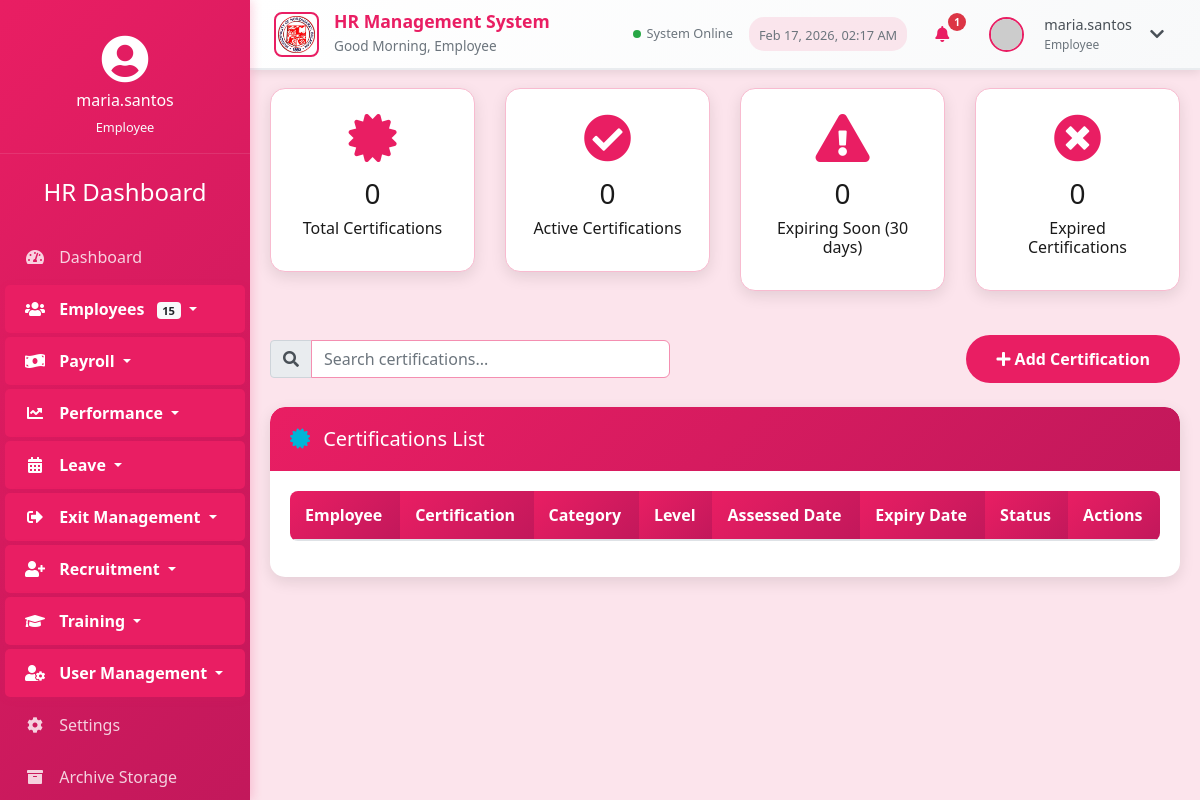
The page /certifications.php (signed in) on the database as committed earlier.
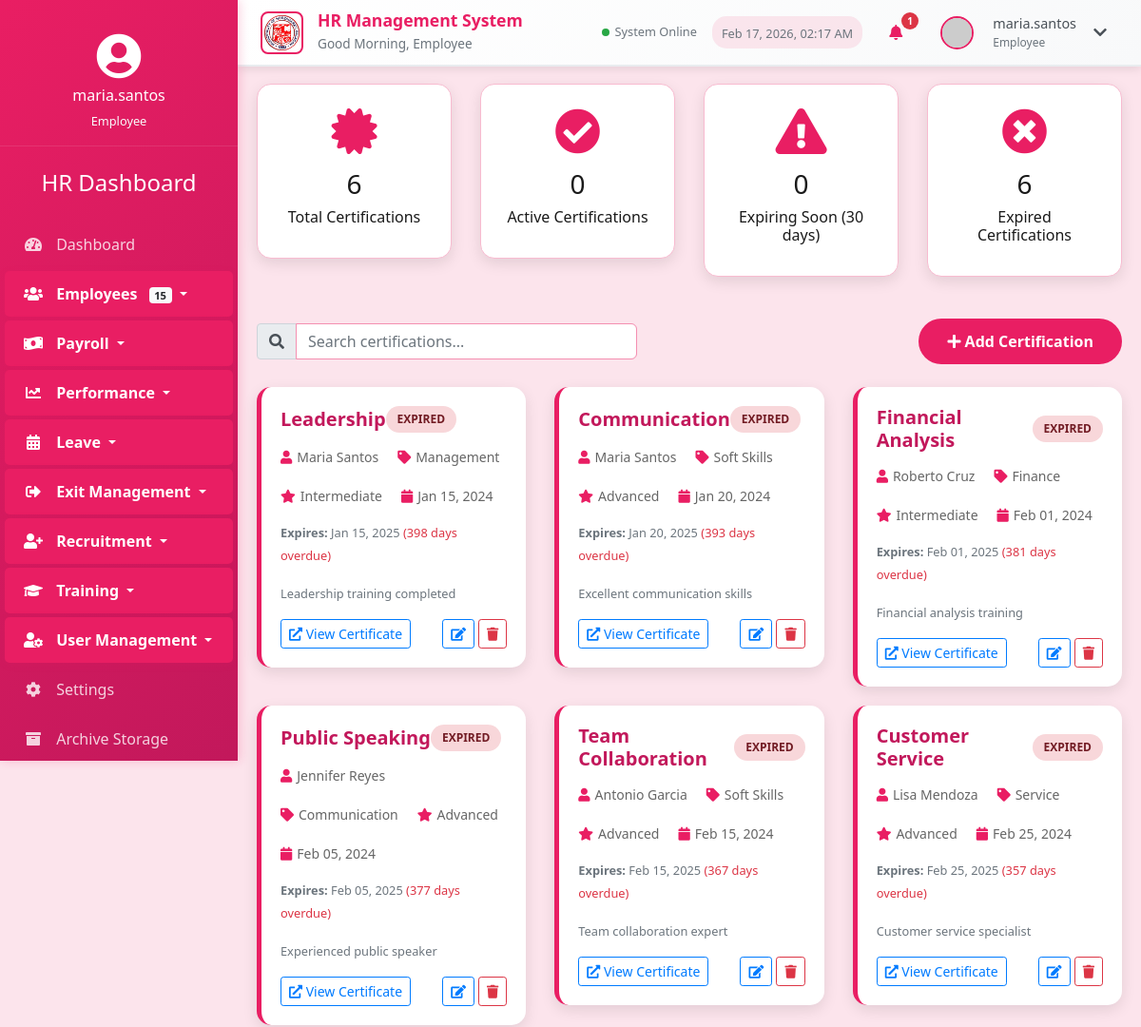
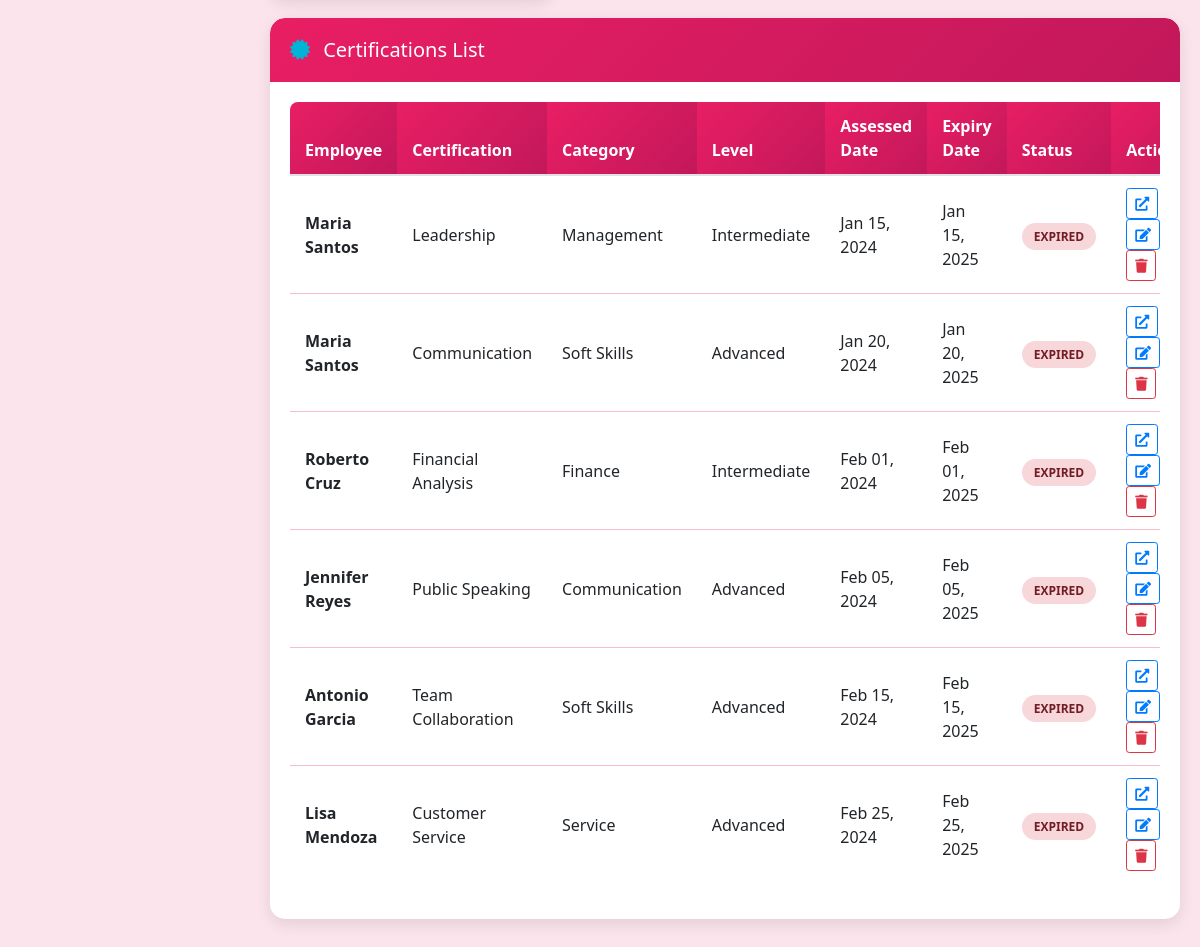
The same page on the database as committed later (2 pictures, top to bottom).
### tables this page shows
CREATE TABLE employee_skills (
    employee_skill_id INT AUTO_INCREMENT PRIMARY KEY,
    employee_id INT NOT NULL,
    skill_id INT NOT NULL,
    proficiency_level ENUM('Beginner', 'Intermediate', 'Advanced', 'Expert') NOT NULL,
    assessed_date DATE NOT NULL,
    certification_url VARCHAR(255),
    expiry_date DATE,
    notes TEXT,
    created_at TIMESTAMP DEFAULT CURRENT_TIMESTAMP,
    updated_at TIMESTAMP DEFAULT CURRENT_TIMESTAMP ON UPDATE CURRENT_TIMESTAMP,
    FOREIGN KEY (employee_id) REFERENCES employee_profiles(employee_id) ON DELETE CASCADE,
    FOREIGN KEY (skill_id) REFERENCES skill_matrix(skill_id) ON DELETE CASCADE
);

CREATE TABLE skill_matrix (
    skill_id INT AUTO_INCREMENT PRIMARY KEY,
    skill_name VARCHAR(100) NOT NULL,
    description TEXT,
    category VARCHAR(50),
    created_at TIMESTAMP DEFAULT CURRENT_TIMESTAMP,
    updated_at TIMESTAMP DEFAULT CURRENT_TIMESTAMP ON UPDATE CURRENT_TIMESTAMP
);

CREATE TABLE personal_information (
    personal_info_id INT AUTO_INCREMENT PRIMARY KEY,
    first_name VARCHAR(50) NOT NULL,
    last_name VARCHAR(50) NOT NULL,
    date_of_birth DATE NOT NULL,
    gender ENUM('Male', 'Female', 'Non-binary', 'Prefer not to say') NOT NULL,
    marital_status ENUM('Single', 'Married', 'Divorced', 'Widowed') NOT NULL,
    nationality VARCHAR(50) NOT NULL,
    tax_id VARCHAR(20),
    social_security_number VARCHAR(20),
    phone_number VARCHAR(20) NOT NULL,
    emergency_contact_name VARCHAR(100),
    emergency_contact_relationship VARCHAR(50),
    emergency_contact_phone VARCHAR(20),
    created_at TIMESTAMP DEFAULT CURRENT_TIMESTAMP,
    updated_at TIMESTAMP DEFAULT CURRENT_TIMESTAMP ON UPDATE CURRENT_TIMESTAMP
);

### certifications.php (the view, shortened to what the changed rows need)
<?php
require_once 'config.php';
$pdo = $conn;
try {
    $stmt = $pdo->query("
        SELECT es.*, e.first_name, e.last_name, s.skill_name, s.category
        FROM employee_skills es
        JOIN employee_profiles ep ON es.employee_id = ep.employee_id
        JOIN personal_information e ON ep.personal_info_id = e.personal_info_id
        JOIN skill_matrix s ON es.skill_id = s.skill_id
        WHERE es.certification_url IS NOT NULL AND es.certification_url != ''
        ORDER BY es.expiry_date ASC
    ");
    $certifications = $stmt->fetchAll(PDO::FETCH_ASSOC);
} catch (PDOException $e) {
    $certifications = [];
    $message = "Error fetching certifications: " . $e->getMessage();
    $messageType = "error";
}
try {
    $stmt = $pdo->query("SELECT COUNT(*) as total FROM employee_skills WHERE certification_url IS NOT NULL AND certification_url != ''");
    $totalCertifications = $stmt->fetch(PDO::FETCH_ASSOC)['total'];
    $stmt = $pdo->query("SELECT COUNT(*) as total FROM employee_skills WHERE certification_url IS NOT NULL AND certification_url != '' AND expiry_date < CURDATE()");
    $expiredCertifications = $stmt->fetch(PDO::FETCH_ASSOC)['total'];
} catch (PDOException $e) {
    $totalCertifications = 0;
    $activeCertifications = 0;
    $expiredCertifications = 0;
    $expiringSoon = 0;
}
function getStatusBadgeClass($expiryDate) {
    $expiry = new DateTime($expiryDate);
    $today = new DateTime();
    $diff = $today->diff($expiry);
    if ($expiry < $today) {
        return 'status-expired';
    } elseif ($diff->days <= 30) {
        return 'status-expiring';
    } else {
        return 'status-active';
    }
}
?>
<!DOCTYPE html>
<html lang="en">
<head>
    <link rel="stylesheet" href="https://stackpath.bootstrapcdn.com/bootstrap/4.5.2/css/bootstrap.min.css">
    <link rel="stylesheet" href="https://cdnjs.cloudflare.com/ajax/libs/font-awesome/5.15.1/css/all.min.css">
    <link rel="stylesheet" href="styles.css?v=rose">
</head>
<body>
    <div class="container-fluid">
        <div class="row">
            <div class="main-content">
                <h2 class="section-title">Certifications Management</h2>
                <div class="row mb-4">
                    <div class="col-md-3">
                        <div class="stats-card">
                            <i class="fas fa-certificate"></i>
                            <h3><?php echo $totalCertifications; ?></h3>
                            <h6>Total Certifications</h6>
                        </div>
                    </div>
                    <div class="col-md-3">
                        <div class="stats-card">
                            <i class="fas fa-times-circle"></i>
                            <h3><?php echo $expiredCertifications; ?></h3>
                            <h6>Expired Certifications</h6>
                        </div>
                    </div>
                </div>
                <div class="row" id="certificationsGrid">
                    <?php foreach ($certifications as $cert): ?>
                    <div class="col-md-6 col-lg-4 certification-item">
                        <div class="certification-card">
                            <div class="certification-header">
                                <h5 class="certification-title"><?php echo htmlspecialchars($cert['skill_name']); ?></h5>
                                <span class="status-badge <?php echo getStatusBadgeClass($cert['expiry_date']); ?>">
                                    <?php
                                    if (!$cert['expiry_date']) {
                                        echo 'No Expiry';
                                    } elseif (new DateTime($cert['expiry_date']) < new DateTime()) {
                                        echo 'Expired';
                                    } elseif ((new DateTime($cert['expiry_date']))->diff(new DateTime())->days <= 30) {
                                        echo 'Expiring Soon';
                                    } else {
                                        echo 'Active';
                                    }
                                    ?>
                                </span>
                            </div>
                            <div class="certification-meta">
                                <div class="meta-item">
                                    <i class="fas fa-user"></i>
                                    <span><?php echo htmlspecialchars($cert['first_name'] . ' ' . $cert['last_name']); ?></span>
                                </div>
                                <div class="meta-item">
                                    <i class="fas fa-tag"></i>
                                    <span><?php echo htmlspecialchars($cert['category']); ?></span>
                                </div>
                                <div class="meta-item">
                                    <i class="fas fa-star"></i>
                                    <span><?php echo htmlspecialchars($cert['proficiency_level']); ?></span>
                                </div>
                                <div class="meta-item">
                                    <i class="fas fa-calendar"></i>
                                    <span><?php echo date('M d, Y', strtotime($cert['assessed_date'])); ?></span>
                                </div>
                            </div>
                            <?php if ($cert['expiry_date']): ?>
                            <div class="mb-3">
                                <small class="text-muted">
                                    <strong>Expires:</strong> <?php echo date('M d, Y', strtotime($cert['expiry_date'])); ?>
                                    <?php
                                    $expiry = new DateTime($cert['expiry_date']);
                                    $today = new DateTime();
                                    if ($expiry < $today) {
                                        echo ' <span class="text-danger">(' . $today->diff($expiry)->days . ' days overdue)</span>';
                                    } elseif ($expiry->diff($today)->days <= 30) {
                                        echo ' <span class="text-warning">(' . $expiry->diff($today)->days . ' days remaining)</span>';
                                    }
                                    ?>
                                </small>
                            </div>
                            <?php endif; ?>
                            <?php if ($cert['notes']): ?>
                            <div class="mb-3">
                                <small class="text-muted"><?php echo htmlspecialchars($cert['notes']); ?></small>
                            </div>
                            <?php endif; ?>
                            <div class="d-flex justify-content-between align-items-center">
                                <div>
                                    <?php if ($cert['certification_url']): ?>
                                    <a href="<?php echo htmlspecialchars($cert['certification_url']); ?>" target="_blank" class="btn btn-sm btn-outline-primary">
                                        <i class="fas fa-external-link-alt"></i> View Certificate
                                    </a>
                                    <?php endif; ?>
                                </div>
                                <div>
                                    <button class="btn btn-sm btn-outline-primary" onclick="editCertification(<?php echo $cert['employee_skill_id']; ?>)">
                                        <i class="fas fa-edit"></i>
                                    </button>
                                    <button class="btn btn-sm btn-outline-danger" onclick="deleteCertification(<?php echo $cert['employee_skill_id']; ?>)">
                                        <i class="fas fa-trash"></i>
                                    </button>
                                </div>
                            </div>
                        </div>
                    </div>
                    <?php endforeach; ?>
                </div>
                <div class="card">
                    <div class="card-body">
                        <div class="table-responsive">
                            <table class="table table-hover">
                                <thead>
                                    <tr>
                                        <th>Employee</th>
                                        <th>Certification</th>
                                        <th>Category</th>
                                        <th>Level</th>
                                        <th>Assessed Date</th>
                                        <th>Expiry Date</th>
                                        <th>Status</th>
                                        <th>Actions</th>
                                    </tr>
                                </thead>
                                <tbody>
                                    <?php foreach ($certifications as $cert): ?>
                                    <tr>
                                        <td><strong><?php echo htmlspecialchars($cert['first_name'] . ' ' . $cert['last_name']); ?></strong></td>
                                        <td><?php echo htmlspecialchars($cert['skill_name']); ?></td>
                                        <td><?php echo htmlspecialchars($cert['category']); ?></td>
                                        <td><?php echo htmlspecialchars($cert['proficiency_level']); ?></td>
                                        <td><?php echo date('M d, Y', strtotime($cert['assessed_date'])); ?></td>
                                        <td><?php echo $cert['expiry_date'] ? date('M d, Y', strtotime($cert['expiry_date'])) : 'No Expiry'; ?></td>
                                        <td>
                                            <span class="status-badge <?php echo getStatusBadgeClass($cert['expiry_date']); ?>">
                                                <?php
                                                if (!$cert['expiry_date']) {
                                                    echo 'No Expiry';
                                                } elseif (new DateTime($cert['expiry_date']) < new DateTime()) {
                                                    echo 'Expired';
                                                } elseif ((new DateTime($cert['expiry_date']))->diff(new DateTime())->days <= 30) {
                                                    echo 'Expiring Soon';
                                                } else {
                                                    echo 'Active';
                                                }
                                                ?>
                                            </span>
                                        </td>
                                        <td>
                                            <?php if ($cert['certification_url']): ?>
                                            <a href="<?php echo htmlspecialchars($cert['certification_url']); ?>" target="_blank" class="btn btn-sm btn-outline-primary">
                                                <i class="fas fa-external-link-alt"></i>
                                            </a>
                                            <?php endif; ?>
                                            <button class="btn btn-sm btn-outline-primary" onclick="editCertification(<?php echo $cert['employee_skill_id']; ?>)">
                                                <i class="fas fa-edit"></i>
                                            </button>
                                            <button class="btn btn-sm btn-outline-danger" onclick="deleteCertification(<?php echo $cert['employee_skill_id']; ?>)">
                                                <i class="fas fa-trash"></i>
                                            </button>
                                        </td>
                                    </tr>
                                    <?php endforeach; ?>
                                </tbody>
                            </table>
                        </div>
                    </div>
                </div>
            </div>
        </div>
    </div>
</body>
</html>

Rows that differ between the two databases and show on the page:
added employee_skills: skill.skill_name "Leadership", shows "EXPIRED", personal_information.first_name+last_name "Maria Santos", skill.category "Management", proficiency_level "Intermediate", assessed_date "Jan 15, 2024", expiry_date "Jan 15, 2025", expiry_date "398", notes "Leadership training completed"
added employee_skills: skill.skill_name "Communication", shows "EXPIRED", personal_information.first_name+last_name "Maria Santos", skill.category "Soft Skills", proficiency_level "Advanced", assessed_date "Jan 20, 2024", expiry_date "Jan 20, 2025", expiry_date "393", notes "Excellent communication skills"
added employee_skills: skill.skill_name "Financial Analysis", shows "EXPIRED", personal_information.first_name+last_name "Roberto Cruz", skill.category "Finance", proficiency_level "Intermediate", assessed_date "Feb 01, 2024", expiry_date "Feb 01, 2025", expiry_date "381", notes "Financial analysis training"
added employee_skills: skill.skill_name "Public Speaking", shows "EXPIRED", personal_information.first_name+last_name "Jennifer Reyes", skill.category "Communication", proficiency_level "Advanced", assessed_date "Feb 05, 2024", expiry_date "Feb 05, 2025", expiry_date "377", notes "Experienced public speaker"
added employee_skills: skill.skill_name "Team Collaboration", shows "EXPIRED", personal_information.first_name+last_name "Antonio Garcia", skill.category "Soft Skills", proficiency_level "Advanced", assessed_date "Feb 15, 2024", expiry_date "Feb 15, 2025", expiry_date "367", notes "Team collaboration expert"
added employee_skills: skill.skill_name "Customer Service", shows "EXPIRED", personal_information.first_name+last_name "Lisa Mendoza", skill.category "Service", proficiency_level "Advanced", assessed_date "Feb 25, 2024", expiry_date "Feb 25, 2025", expiry_date "357", notes "Customer service specialist"
Other text that changed with them:
$totalCertifications: "0" → "6"
$expiredCertifications: "0" → "6"
